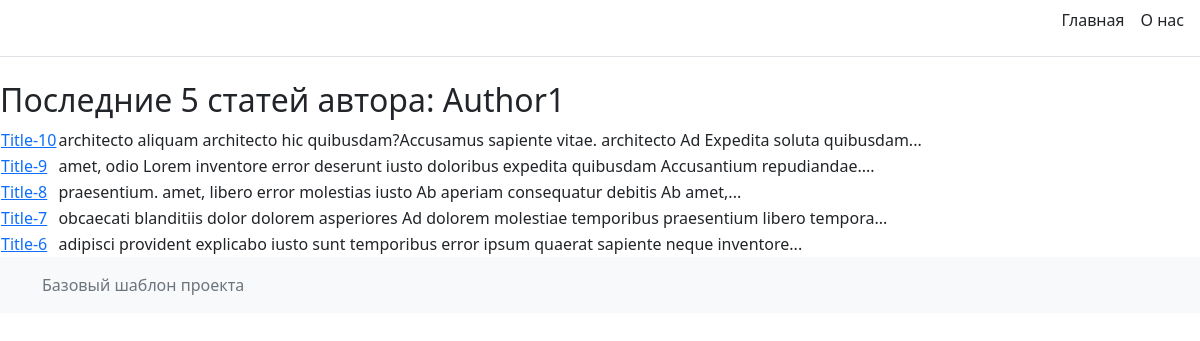
The page /lesson3/author/1/ on the database its author committed.
### lesson3/models.py (models this page shows, shortened)
class Authors(models.Model):
    name = models.CharField(max_length=100)
    email = models.EmailField()

class Posts(models.Model):
    title = models.CharField(max_length=100)
    content = models.TextField()
    author = models.ForeignKey(Authors, on_delete=models.CASCADE)
    def get_summary(self):
        words = self.content.split()
        return f'{" ".join(words[:12])}...'

### lesson3/views.py (the view)
# urls.py: path('author/<int:author_id>/', author_posts, name="author_posts"),
def author_posts(request, author_id):
    author = get_object_or_404(Authors, pk=author_id)
    posts = Posts.objects.filter(author=author).order_by('-id')[:5]
    return render(request, 'lesson3/author_posts.html', {'author': author,'posts': posts})

### lesson3/templates/lesson3/author_posts.html (shortened to what this page needs)
{% extends 'base.html' %}
{% block content %}
        <h2>Последние 5 статей автора: {{ author.name}}</h2>
        <table>
            {% for post in posts %}
            <tr>
                <td><a href = "{% url 'post_full' post.id %}">{{ post.title }}</a></td>
                <td>{{ post.get_summary }}</td>
            </tr>
            {% endfor %}
        </table>
{% endblock %}

### templates/base.html (shortened to what this page needs)
<!DOCTYPE html>
<html>
<head>
    <link rel="stylesheet" href="https://cdn.jsdelivr.net/npm/bootstrap@5.2.3/dist/css/bootstrap.min.css">
</head>
<body>
<div class="d-flex flex-column flex-md-row align-items-center pb-3 mb-4 border-bottom">
      <nav class="d-inline-flex mt-2 mt-md-0 ms-md-auto">
        <a class="me-3 py-2 text-dark text-decoration-none" href="{% url 'index' %}">Главная</a>
        <a class="me-3 py-2 text-dark text-decoration-none" href="{% url 'about' %}">О нас</a>
      </nav>
    </div>
    {% block content %}{% endblock %}
<footer class="footer mt-auto py-3 bg-light">
  <div class="container">
    <span class="text-muted">Базовый шаблон проекта</span>
  </div>
</footer>
</body>
</html>

### rows shown on the page
Authors: name "Author1"
Posts: title "Title-10", get_summary "architecto aliquam architecto hic quibusdam?Accusamus sapiente vitae. architecto Ad Expedita soluta quibusdam..."
Posts: title "Title-9", get_summary "amet, odio Lorem inventore error deserunt iusto doloribus expedita quibusdam Accusantium repudiandae...."
Posts: title "Title-8", get_summary "praesentium. amet, libero error molestias iusto Ab aperiam consequatur debitis Ab amet,..."
Posts: title "Title-7", get_summary "obcaecati blanditiis dolor dolorem asperiores Ad dolorem molestiae temporibus praesentium libero tempora..."
Posts: title "Title-6", get_summary "adipisci provident explicabo iusto sunt temporibus error ipsum quaerat sapiente neque inventore..."
